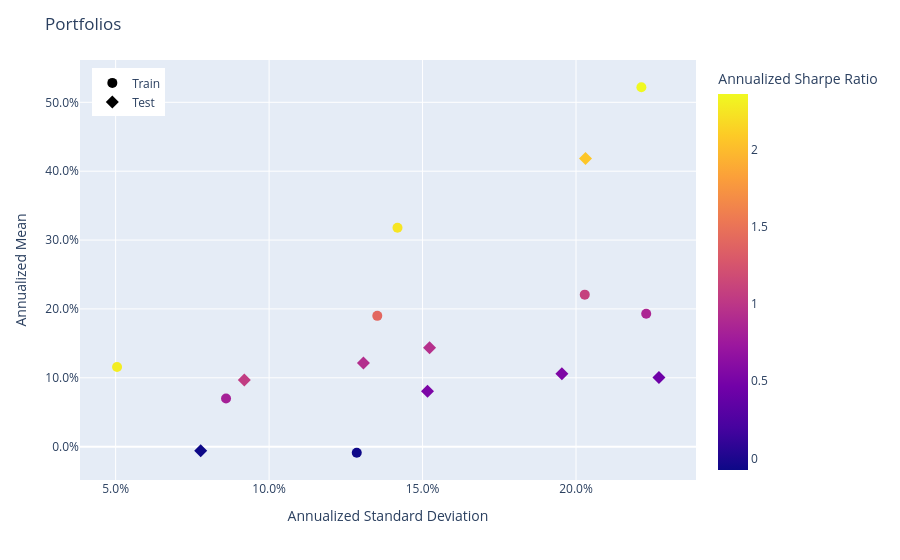

Notebook source saved alongside this figure:
### Markdown cell above
#### Train vs Test

### Code cell
train_population = Population([result['train'] for result in fold_real])
test_population = Population([result['test'] for result in fold_real])
train_population.set_portfolio_params(tag="Train")
test_population.set_portfolio_params(tag="Test")
population = train_population + test_population
population.plot_measures(
    x=RiskMeasure.ANNUALIZED_STANDARD_DEVIATION,
    y=PerfMeasure.ANNUALIZED_MEAN,
    color_scale=RatioMeasure.ANNUALIZED_SHARPE_RATIO,
    hover_measures=[RiskMeasure.MAX_DRAWDOWN, RatioMeasure.ANNUALIZED_SORTINO_RATIO],
)

### Figure 1 — Plotly figure (JSON) as saved in the notebook; plotly's stock layout.template omitted (floating-point values rounded to 4 significant figures)
{"data": [{"customdata": [["Train", 0.01958, 3.24, 2.291], ["Train", 0.1947, -0.09564, -0.06859], ["Train", 0.05841, 3.298, 2.242], ["Train", 0.08335, 1.996, 1.404], ["Train", 0.1293, 1.529, 1.088], ["Train", 0.1657, 1.211, 0.8654], ["Train", 0.06996, 1.101, 0.8128], ["Train", 0.1042, 3.493, 2.358]], "hovertemplate": "<b>%{hovertext}</b><br><br>tag=%{customdata[0]}<br>Annualized Standard Deviation=%{x:.3f}<br>Annualized Mean=%{y:.3f}<br>MAX Drawdown=%{customdata[1]:.3f}<br>Annualized Sortino Ratio=%{customdata[2]:.3f}<br>Annualized Sharpe Ratio=%{marker.color:.3f}<extra></extra>", "hovertext": ["Fold0", "Fold1", "Fold2", "Fold3", "Fold4", "Fold5", "Fold6", "Fold7"], "legendgroup": "Train", "marker": {"color": [2.291, -0.06859, 2.242, 1.404, 1.088, 0.8654, 0.8128, 2.358], "coloraxis": "coloraxis", "size": 10, "symbol": "circle"}, "mode": "markers", "name": "Train", "orientation": "v", "showlegend": true, "type": "scatter", "x": [0.05046, 0.1286, 0.1418, 0.1353, 0.2029, 0.2229, 0.08597, 0.2213], "xaxis": "x", "y": [0.1156, -0.008818, 0.3179, 0.19, 0.2208, 0.1929, 0.06988, 0.5219], "yaxis": "y"}, {"customdata": [["Test", 0.07109, -0.09687, -0.07511], ["Test", 0.1101, 1.294, 0.9279], ["Test", 0.1367, 0.7409, 0.5306], ["Test", 0.1327, 1.372, 1.051], ["Test", 0.1786, 0.6127, 0.4424], ["Test", 0.1224, 1.322, 0.9442], ["Test", 0.1282, 0.7221, 0.5423], ["Test", 0.1067, 3.04, 2.061]], "hovertemplate": "<b>%{hovertext}</b><br><br>tag=%{customdata[0]}<br>Annualized Standard Deviation=%{x:.3f}<br>Annualized Mean=%{y:.3f}<br>MAX Drawdown=%{customdata[1]:.3f}<br>Annualized Sortino Ratio=%{customdata[2]:.3f}<br>Annualized Sharpe Ratio=%{marker.color:.3f}<extra></extra>", "hovertext": ["Fold0", "Fold1", "Fold2", "Fold3", "Fold4", "Fold5", "Fold6", "Fold7"], "legendgroup": "Test", "marker": {"color": [-0.07511, 0.9279, 0.5306, 1.051, 0.4424, 0.9442, 0.5423, 2.061], "coloraxis": "coloraxis", "size": 10, "symbol": "diamond"}, "mode": "markers", "name": "Test", "orientation": "v", "showlegend": true, "type": "scatter", "x": [0.07771, 0.1307, 0.1516, 0.09192, 0.227, 0.1523, 0.1954, 0.2031], "xaxis": "x", "y": [-0.005836, 0.1213, 0.08045, 0.09663, 0.1004, 0.1438, 0.106, 0.4186], "yaxis": "y"}], "layout": {"coloraxis": {"colorbar": {"title": {"text": "Annualized Sharpe Ratio"}}, "colorscale": [[0, "#0d0887"], [0.1111, "#46039f"], [0.2222, "#7201a8"], [0.3333, "#9c179e"], [0.4444, "#bd3786"], [0.5556, "#d8576b"], [0.6667, "#ed7953"], [0.7778, "#fb9f3a"], [0.8889, "#fdca26"], [1, "#f0f921"]]}, "legend": {"title": {}, "tracegroupgap": 0, "x": 0.02, "xanchor": "left", "y": 0.98, "yanchor": "top"}, "margin": {"t": 60}, "title": {"text": "Portfolios"}, "xaxis": {"anchor": "y", "domain": [0, 1], "tickformat": ",.1%", "title": {"text": "Annualized Standard Deviation"}}, "yaxis": {"anchor": "x", "domain": [0, 1], "tickformat": ",.1%", "title": {"text": "Annualized Mean"}}}}
